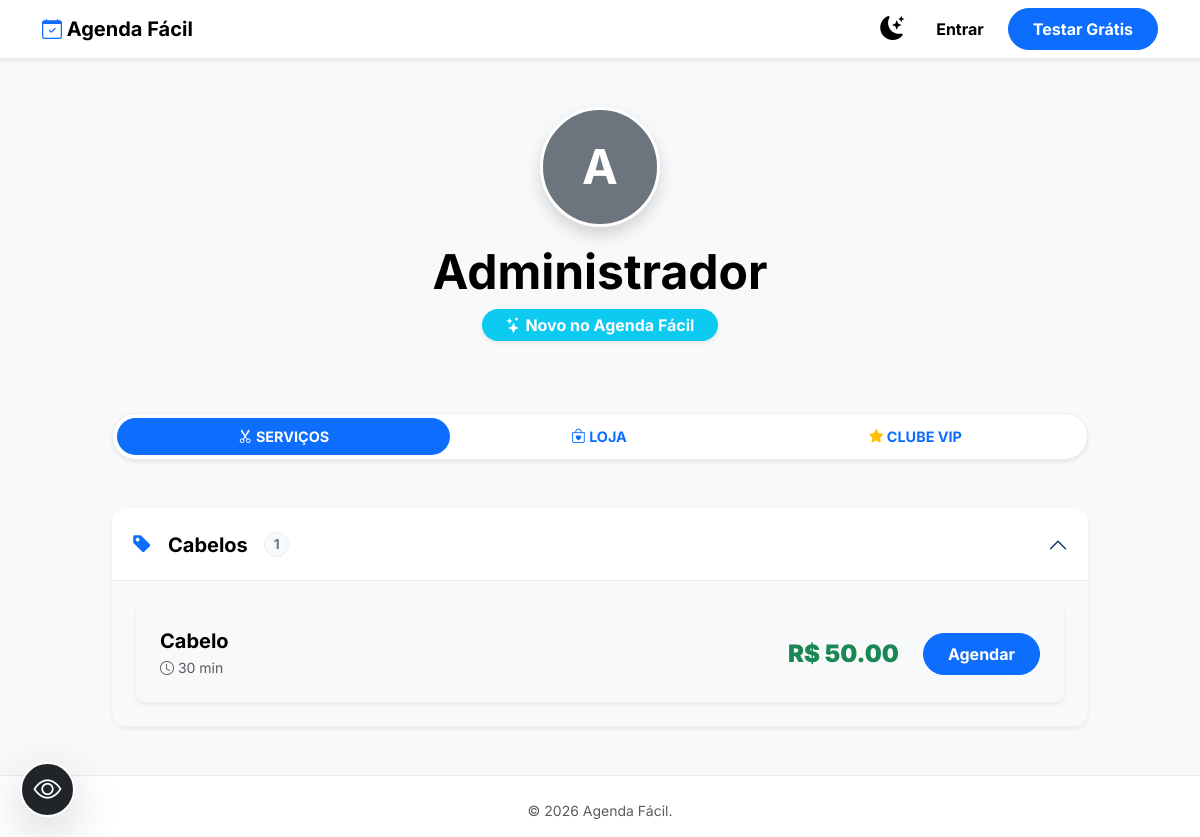
The app's page /b/admin, older data.
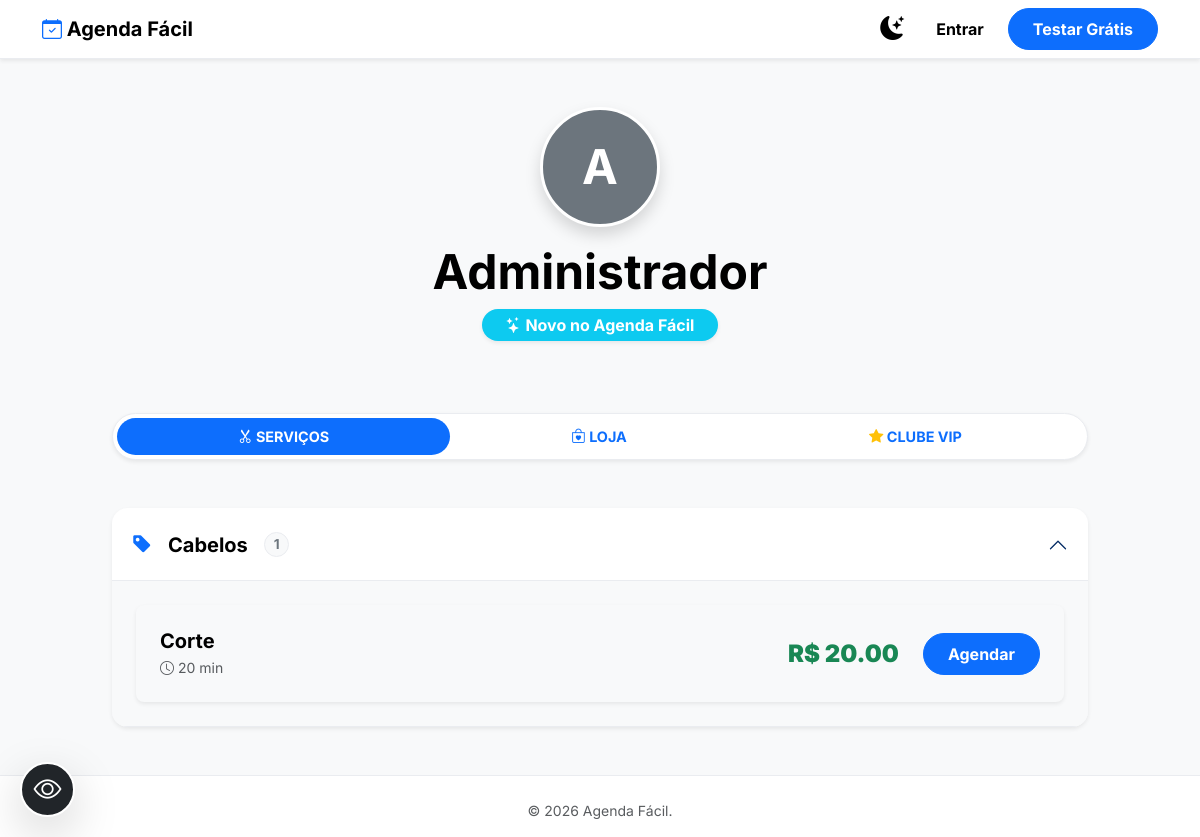
The same page, newer data.
### app.py (models this page shows)
class Service(db.Model):
    __tablename__ = 'services'
    id = db.Column(db.Integer, primary_key=True)
    name = db.Column(db.String(100), nullable=False)
    duration = db.Column(db.Integer, nullable=False)
    price = db.Column(db.Float, nullable=False, default=0.0)
    establishment_id = db.Column(db.Integer, db.ForeignKey('establishments.id'), nullable=False)
    category_id = db.Column(db.Integer, db.ForeignKey('categories.id'), nullable=True)
    is_combo = db.Column(db.Boolean, default=False)
    original_price = db.Column(db.Float, nullable=True)
    is_club_included = db.Column(db.Boolean, default=False)

### app.py (the view)
@app.route('/b/<url_prefix>')
def establishment_services(url_prefix):
    est = Establishment.query.filter_by(url_prefix=url_prefix).first_or_404()
    if not est.has_access: return render_template('error_inactive.html', message="O período de teste ou assinatura deste estabelecimento expirou."), 403
    services = Service.query.filter_by(establishment_id=est.id).order_by(Service.name).all()
    categories = Category.query.filter_by(establishment_id=est.id).all()
    return render_template('lista_servicos.html', services=services, categories=categories, establishment=est)

### app.py (called while the page is built)
    @property
    def has_access(self):
        if self.is_active: return True
        if self.trial_ends and get_now_brazil() < self.trial_ends: return True
        return False

    @property
    def rating_count(self):
        return Appointment.query.filter_by(establishment_id=self.id).filter(Appointment.rating != None).count()

### templates/lista_servicos.html (shortened to what the changed rows need)
{% extends 'layout.html' %}
{% block content %}
<div class="container py-5" id="container-vitrine" style="max-width: 1000px;">
    <div class="text-center mb-5">
        <h1 class="display-5 fw-bold mb-2 text-body-emphasis">{{ establishment.name }}</h1>
    </div>
    <div class="tab-content">
        <div class="tab-pane fade show active" id="tab-servicos">
            <div class="accordion shadow-sm rounded-4 overflow-hidden border-0" id="accordionCategorias">
                {% for c in categories %}
                    {% if c.services|length > 0 %}
                    <div class="accordion-item border-0 border-bottom">
                        <h2 class="accordion-header" id="heading-{{ c.id }}">
                            <button class="accordion-button {% if not loop.first %}collapsed{% endif %} fw-bold fs-5 bg-body text-body-emphasis py-4" type="button" data-bs-toggle="collapse" data-bs-target="#cat-{{ c.id }}" aria-expanded="{% if loop.first %}true{% else %}false{% endif %}" aria-controls="cat-{{ c.id }}">
                                <i class="bi bi-tag-fill text-primary me-3"></i> {{ c.name }}
                                <span class="badge bg-body-tertiary text-secondary border ms-3 rounded-pill" style="font-size: 0.85rem;">{{ c.services|length }}</span>
                            </button>
                        </h2>
                        <div id="cat-{{ c.id }}" class="accordion-collapse collapse {% if loop.first %}show{% endif %}" aria-labelledby="heading-{{ c.id }}" data-bs-parent="#accordionCategorias">
                            <div class="accordion-body bg-body-tertiary p-3 p-md-4">
                                <div class="d-flex flex-column gap-3">
                                    {% for s in c.services %}
                                    <div class="card shadow-sm w-100 rounded-3 overflow-hidden {% if s.is_combo %}border-warning border-2{% else %}border-0{% endif %}">
                                        <div class="card-body d-flex flex-column flex-md-row justify-content-between align-items-center gap-3 p-4">
                                            <div class="text-center text-md-start">
                                                <h5 class="fw-bold text-body-emphasis mb-1">
                                                    {{ s.name }}
                                                </h5>
                                                <div class="text-body-secondary small"><i class="bi bi-clock"></i> {{ s.duration }} min</div>
                                            </div>
                                            <div class="d-flex align-items-center gap-4">
                                                <div class="text-end">
                                                    <span class="text-success fw-black fs-4 mb-0">R$ {{ "%.2f"|format(s.price) }}</span>
                                                </div>
                                                <a href="{{ url_for('schedule_service', url_prefix=establishment.url_prefix, service_id=s.id) }}" class="btn btn-primary fw-bold rounded-pill px-4 py-2">Agendar</a>
                                            </div>
                                        </div>
                                    </div>
                                    {% endfor %}
                                </div>
                            </div>
                        </div>
                    </div>
                    {% endif %}
                {% endfor %}
            </div>
        </div>
    </div>
</div>
{% endblock %}

Row changes from the older to the newer data that the page shows:
changed Service: name "Cabelo" → "Corte"; duration "30" → "20"; price "50.00" → "20.00"
